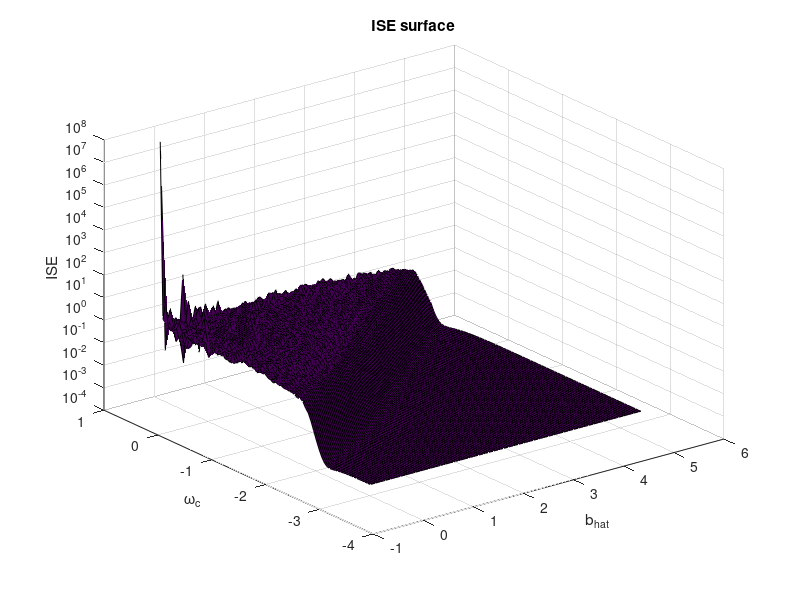

Source code (MATLAB): (Note: this script raises an error after producing the figure.)
clear; clc;
load("ProperVals.mat");

dW = 0.05;
dB = 0.05;
b_hat_range = -0.2:dB:5.2;
omega_c_range = -3.2:dW:0.7;
Nb = length(b_hat_range);
Nomega = length(omega_c_range);

ISE = [validSettings.ISE];
ISE = reshape(ISE, [Nomega, Nb]);

%% Minimum ISE only in selected range:
% b_hat in [0, 5], omega_c in [-3, 0.5]
b_mask = (b_hat_range >= 0) & (b_hat_range <= 5);
w_mask = (omega_c_range >= -3) & (omega_c_range <= 0.5);

ISE_sub = ISE(w_mask, b_mask);
[min_ISE, idx_min] = min(ISE_sub(:));
[row_min, col_min] = ind2sub(size(ISE_sub), idx_min);

b_sub = b_hat_range(b_mask);
w_sub = omega_c_range(w_mask);

b_min = b_sub(col_min);
omega_c_min = w_sub(row_min);

fprintf('Minimum ISE in selected range:\n');
fprintf('ISE_min = %.6e\n', min_ISE);
fprintf('b_hat   = %.4f\n', b_min);
fprintf('omega_c = %.4f\n', omega_c_min);

%% Basic surface plot:
figure;
surf(b_hat_range, omega_c_range, ISE);
title('ISE surface');
xlabel('b_{hat}');
ylabel('\omega_c');
zlabel('ISE');
set(gca, 'ZScale', 'log');
clim([1e-5, 1e-1]);
colorbar

%% Gradient calculation on full range
[dISEdW, dISEdB] = gradient(ISE, dW, dB);
MagGrad = hypot(dISEdB, dISEdW);

% Gradient magnitude:
figure;
imagesc(b_hat_range, omega_c_range, MagGrad);
title('Magnitude of Gradient of ISE');
xlabel('b_{hat}');
ylabel('\omega_c');
set(gca, 'YDir', 'normal');
set(gca, 'ColorScale', 'log');
clim([1e-5, 1e-1]);
colorbar

% Gradient ratios:
figure;
RatioGrad = abs(dISEdB ./ dISEdW);
imagesc(b_hat_range, omega_c_range, RatioGrad);
title('Ratio of Gradient of ISE');
xlabel('b_{hat}');
ylabel('\omega_c');
set(gca, 'YDir', 'normal');
set(gca, 'ColorScale', 'log');
clim([1e-2, 1e2]);
colorbar

%% Hessian on full range
Hessian = zeros(Nomega, Nb);
[d2ISEd2W, d2ISEdWdB] = gradient(dISEdW, dW, dB);
[d2ISEdBdW, d2ISEd2B] = gradient(dISEdB, dW, dB);

for i = 1:Nomega
    for j = 1:Nb
        matrix = [d2ISEd2B(i, j), d2ISEdBdW(i, j);
                  d2ISEdWdB(i, j), d2ISEd2W(i, j)];
        lambda = eig(matrix);
        LambdaMax = abs(max(lambda));
        LambdaMin = abs(min(lambda));
        Hessian(i, j) = LambdaMax / LambdaMin;
    end
end

figure;
imagesc(b_hat_range, omega_c_range, Hessian);
title('Hessian');
xlabel('b_{hat}');
ylabel('\omega_c');
set(gca, 'YDir', 'normal');
set(gca, 'ColorScale', 'log');
clim([1e-3 1e3])
colorbar

%% Plots in selected range: b in [0,5], omega_c in [-3,0.5]

b_mask = (b_hat_range >= 0) & (b_hat_range <= 5);
w_mask = (omega_c_range >= -3) & (omega_c_range <= 0.5);

b_plot = b_hat_range(b_mask);
w_plot = omega_c_range(w_mask);

ISE_plot       = ISE(w_mask, b_mask);
MagGrad_plot   = MagGrad(w_mask, b_mask);
RatioGrad_plot = RatioGrad(w_mask, b_mask);
Kappa_plot     = Hessian(w_mask, b_mask);

%% 1. Surface plot ISE(b, omega)
figure;
surf(b_plot, w_plot, ISE_plot);
xlabel('$log_{10}(\hat{b})$', 'Interpreter','latex','FontSize',16);
ylabel('$log_{10}(\omega_c)$', 'Interpreter','latex','FontSize',16);
title('Surface plot of $ISE$ index', 'Interpreter','latex','FontSize',16);
zlabel('ISE');
set(gca, 'ColorScale','log');
set(gca, 'ZScale', 'log');
clim([1e-4, 1e-1]);
colorbar
hold on;
plot3(b_min, omega_c_min, min_ISE, 'rx', ...
    'MarkerSize', 10, 'MarkerFaceColor', 'r', ...
    'MarkerEdgeColor', 'r', 'LineWidth',5);
exportgraphics(gcf, 'ISE_surface.pdf', 'ContentType', 'vector');
%% 2. MagGrad(b, omega)
figure;
imagesc(b_plot, w_plot, MagGrad_plot);
xlabel('$log_{10}(\hat{b})$', 'Interpreter','latex','FontSize',16);
ylabel('$log_{10}(\omega_c)$', 'Interpreter','latex','FontSize',16);
title('$||\nabla ISE||$', 'Interpreter','latex','FontSize',16);
set(gca, 'YDir', 'normal');
set(gca, 'ColorScale', 'log');
clim([1e-5 1])
colorbar
hold on
plot3(b_min, omega_c_min, min_ISE, 's', ...
    'MarkerSize', 6, 'MarkerFaceColor', 'r', 'MarkerEdgeColor', 'r');

drawAnnotation(MagGrad_plot(row_min, col_min), col_min, row_min, ...
    b_plot, w_plot, b_min, omega_c_min, '$\left\| \nabla ISE \right\|$');
exportgraphics(gcf, 'MagGrad.pdf', 'ContentType', 'vector');
%% 3. RatioGrad(b, omega)
figure;
imagesc(b_plot, w_plot, RatioGrad_plot);
title('$\frac{ISE_{\hat{b}}}{ISE_{\omega_c}}$', 'Interpreter','latex','FontSize',16);
xlabel('$log_{10}(\hat{b})$', 'Interpreter','latex','FontSize',16);
ylabel('$log_{10}(\omega_c)$', 'Interpreter','latex','FontSize',16);
set(gca, 'YDir', 'normal');
set(gca, 'ColorScale', 'log');
colorbar
clim([1e-1 1e2])
hold on
plot3(b_min, omega_c_min, min_ISE, 's', ...
    'MarkerSize', 6, 'MarkerFaceColor', 'r', 'MarkerEdgeColor', 'r');
drawAnnotation(RatioGrad_plot(row_min, col_min), col_min, row_min, ...
    b_plot, w_plot, b_min, omega_c_min, ...
    '$\left|\frac{\partial \mathrm{ISE}/\partial b}{\partial \mathrm{ISE}/\partial \omega_c}\right|$');
exportgraphics(gcf, 'RatioGrad.pdf', 'ContentType', 'vector');
%% 4. Kappa(b, omega)
figure;
imagesc(b_plot, w_plot, Kappa_plot);
xlabel('$log_{10}(\hat{b})$', 'Interpreter','latex','FontSize',16);
ylabel('$log_{10}(\omega_c)$', 'Interpreter','latex','FontSize',16);
title('ISE: $\kappa = \frac{\lambda_{max}}{\lambda_{min}}$', 'Interpreter','latex','FontSize',16)
set(gca, 'YDir', 'normal');
set(gca, 'ColorScale', 'log');
clim([1e-3 1e3])
colorbar
hold on
plot3(b_min, omega_c_min, min_ISE, 's', ...
    'MarkerSize', 6, 'MarkerFaceColor', 'r', 'MarkerEdgeColor', 'r');

drawAnnotation(Kappa_plot(row_min, col_min), col_min, row_min, ...
    b_plot, w_plot, b_min, omega_c_min, '$\kappa$');
exportgraphics(gcf, 'Kappa.pdf', 'ContentType', 'vector');
%% Helper: mark optimal point with annotation box and arrowfunction drawAnnotation(val, ix, iy, b_hat, omega_c, xOpt, yOpt, labelText)
function drawAnnotation(val, ix, iy, b_hat, omega_c, xOpt, yOpt, labelText)

    % Stała pozycja textboxa względem osi:
    % [x y] w jednostkach normalized osi
    boxPos = [0.78 0.28];

    dB = b_hat(2) - b_hat(1);
    dW = omega_c(2) - omega_c(1);

    % Tekst jako cell array - dużo stabilniejsze dla LaTeX w MATLAB
    txt = { ...
        '\textbf{ISE optimal point}', ...
        ['$\log_{10}(\hat{b}) = ' sprintf('%.2f', b_hat(ix)) '$'], ...
        ['$\log_{10}(\omega_c) = ' sprintf('%.2f', omega_c(iy)) '$'], ...
        [labelText ' = ' sprintf('%.5g', val)] ...
    };

    % Textbox osadzony w osiach - stałe położenie względem wykresu
    text(boxPos(1), boxPos(2), txt, ...
        'Units', 'normalized', ...
        'HorizontalAlignment', 'left', ...
        'VerticalAlignment', 'top', ...
        'Interpreter', 'latex', ...
        'FontSize', 11, ...
        'BackgroundColor', 'w', ...
        'EdgeColor', 'k', ...
        'Margin', 6);

    % Marker punktu optymalnego - mała czerwona ramka
    hold on
    plot(xOpt, yOpt, 's', ...
        'MarkerSize', 4, ...
        'MarkerFaceColor', 'none', ...
        'MarkerEdgeColor', 'r', ...
        'LineWidth', 1.2);

    % Konwersja punktu optymalnego z danych osi do normalized figure units
    ax = gca;
    fig = gcf;
    axPos = ax.Position;
    xLim = ax.XLim;
    yLim = ax.YLim;

    % Delikatne przesunięcie końca strzałki względem markera
    x0 = xOpt + dB/4;
    y0 = yOpt + dW/4;

    xN = axPos(1) + (x0 - xLim(1)) / (xLim(2) - xLim(1)) * axPos(3);
    yN = axPos(2) + (y0 - yLim(1)) / (yLim(2) - yLim(1)) * axPos(4);

    % Początek strzałki: liczony od stałego boxPos osadzonego w osiach
    xBoxN = axPos(1) + boxPos(1) * axPos(3);
    yBoxN = axPos(2) + boxPos(2) * axPos(4);

    annotation(fig, 'arrow', [xBoxN xN], [yBoxN yN], ...
        'LineWidth', 1.5, ...
        'Color', 'k');
end
